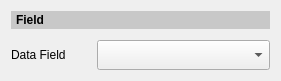
<?xml version="1.0" encoding="UTF-8"?>
<ui version="4.0">
    <class>frmComposerFieldEditor</class>
    <widget class="QWidget" name="frmComposerFieldEditor">
        <property name="geometry">
            <rect>
                <x>0</x>
                <y>0</y>
                <width>281</width>
                <height>76</height>
            </rect>
        </property>
        <property name="sizePolicy">
            <sizepolicy hsizetype="Preferred" vsizetype="Maximum">
                <horstretch>0</horstretch>
                <verstretch>0</verstretch>
            </sizepolicy>
        </property>
        <property name="windowTitle">
            <string>Field Selector</string>
        </property>
        <layout class="QGridLayout" name="gridLayout">
            <property name="verticalSpacing">
                <number>11</number>
            </property>
            <item row="1" column="1">
                <widget class="QComboBox" name="cboDataField">
                    <property name="minimumSize">
                        <size>
                            <width>0</width>
                            <height>30</height>
                        </size>
                    </property>
                </widget>
            </item>
            <item row="1" column="0">
                <widget class="QLabel" name="label_2">
                    <property name="maximumSize">
                        <size>
                            <width>80</width>
                            <height>16777215</height>
                        </size>
                    </property>
                    <property name="text">
                        <string>Data Field</string>
                    </property>
                </widget>
            </item>
            <item row="0" column="0" colspan="2">
                <widget class="QLabel" name="label">
                    <property name="styleSheet">
                        <string notr="true">padding: 2px; font-weight: bold; background-color: rgb(200, 200, 200);
                        </string>
                    </property>
                    <property name="text">
                        <string>Field</string>
                    </property>
                    <property name="alignment">
                        <set>Qt::AlignLeading|Qt::AlignLeft|Qt::AlignVCenter</set>
                    </property>
                </widget>
            </item>
        </layout>
    </widget>
    <resources/>
    <connections/>
</ui>
